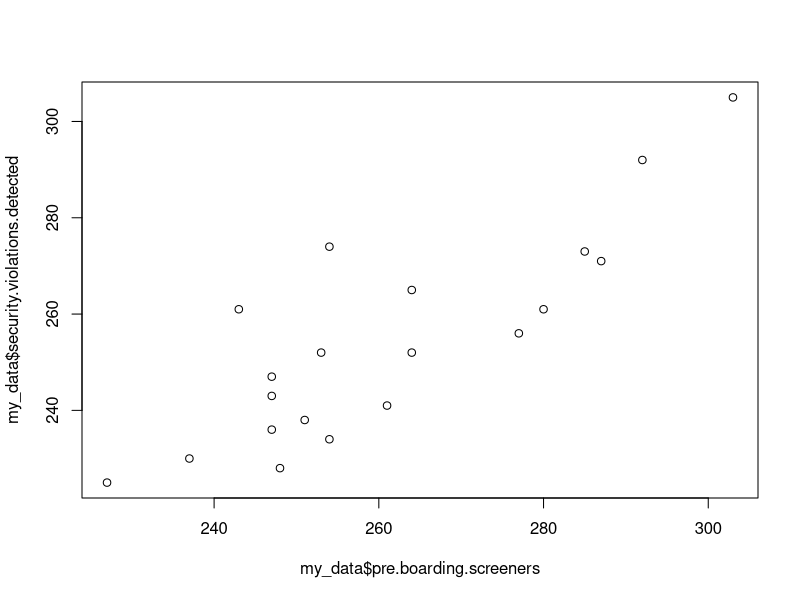

The R source for this figure:
# Simon Liles 
# 9/11/2020
# LIS 4273 Advanced Statistics 
# Module 3 Bivariate Analysis with R

# Given Data. Using tibble package and datapasta to make data entry easier.
# To be honest I do not know why datapasta put Ls after every number
# It does not seem to have any affect on the data as far as I can tell. 
my_data <- data.frame(
  tibble::tribble(
  ~Case, ~pre.boarding.screeners, ~security.violations.detected,
     1L,                    287L,                          271L,
     2L,                    243L,                          261L,
     3L,                    237L,                          230L,
     4L,                    227L,                          225L,
     5L,                    247L,                          236L,
     6L,                    264L,                          252L,
     7L,                    247L,                          243L,
     8L,                    247L,                          247L,
     9L,                    251L,                          238L,
    10L,                    254L,                          274L,
    11L,                    277L,                          256L,
    12L,                    303L,                          305L,
    13L,                    285L,                          273L,
    14L,                    254L,                          234L,
    15L,                    280L,                          261L,
    16L,                    264L,                          265L,
    17L,                    261L,                          241L,
    18L,                    292L,                          292L,
    19L,                    248L,                          228L,
    20L,                    253L,                          252L
  ))

# Lets do some Bivariate Analysis!
pearson_correlation <- cor(my_data$pre.boarding.screeners, my_data$security.violations.detected, method = "pearson")
spearman_rank <- cor(my_data$pre.boarding.screeners, my_data$security.violations.detected, method = "spearman")

# Lets plot the data!
plot(my_data$pre.boarding.screeners, my_data$security.violations.detected)



